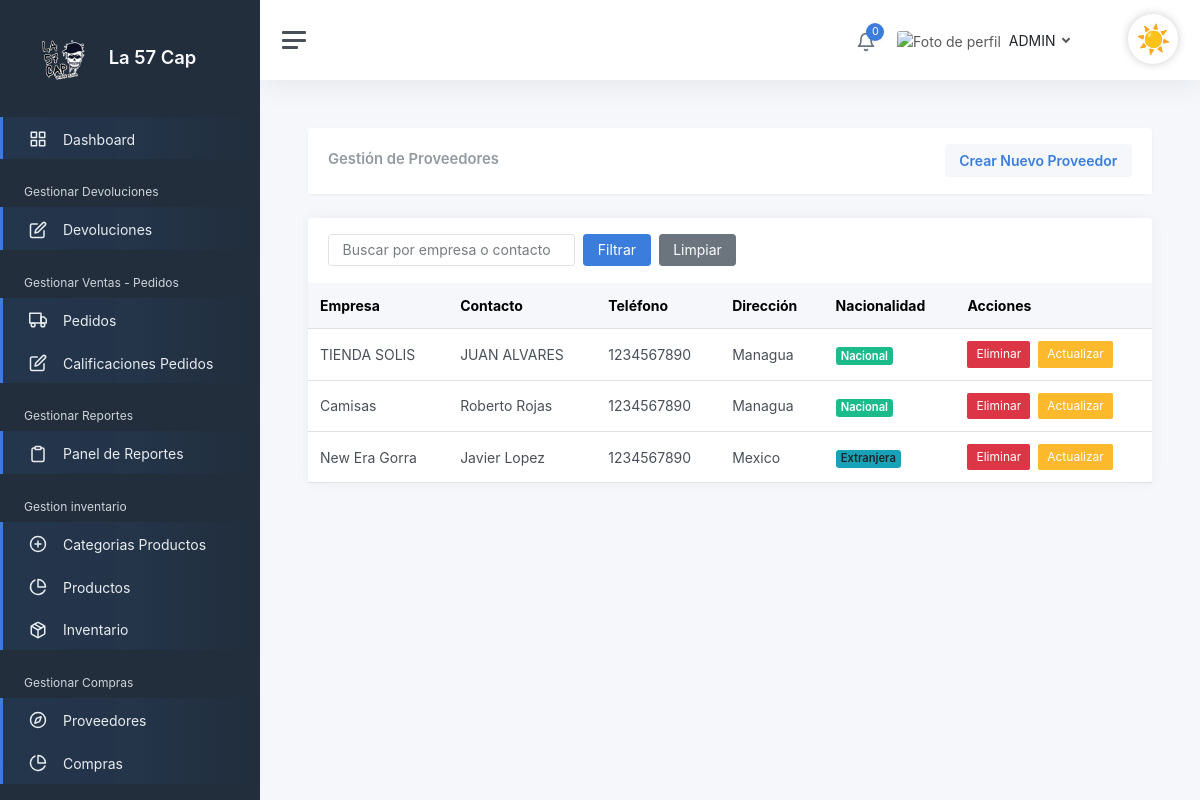
Screenshot of /admin/GestionarProveedores (signed in) with the database file from the repository.
### tables this page shows
CREATE TABLE `proveedores`  (
  `idProveedores` int(0) NOT NULL AUTO_INCREMENT,
  `nombre_empresa` varchar(100) NULL DEFAULT NULL,
  `contacto` varchar(100) NULL DEFAULT NULL,
  `telefono` varchar(20) NULL DEFAULT NULL,
  `direccion` varchar(200) NULL DEFAULT NULL,
  `nacionalidad` varchar(255) NULL DEFAULT NULL,
  `eliminado` tinyint(0) NULL DEFAULT 0,
  PRIMARY KEY (`idProveedores`) USING BTREE
);

### views/Admin/proveedores/GestionProveedores.php (the view, shortened to what the rows shown need)
<div class="card shadow-sm border-0">
    <div class="card-header text-white">
        <div class="row align-items-center">
            <div class="col">
                <h2 class="card-title mb-0">Gestión de Proveedores</h2>
            </div>
        </div>
    </div>
</div>
<div class="card mt-3">
    <div class="table-responsive">
        <table class="table table-hover mb-0">
            <thead class="table-light">
                <tr>
                    <th>Empresa</th>
                    <th>Contacto</th>
                    <th>Teléfono</th>
                    <th>Dirección</th>
                    <th>Nacionalidad</th>
                    <th>Acciones</th>
                </tr>
            </thead>
            <tbody>
                <?php if (!empty($proveedores)): ?>
                    <?php foreach ($proveedores as $proveedor): ?>
                        <tr>
                            <td><?php echo $proveedor->nombre_empresa ?? '—'; ?></td>
                            <td><?php echo $proveedor->contacto ?? '—'; ?></td>
                            <td><?php echo $proveedor->telefono ?? '—'; ?></td>
                            <td><?php echo $proveedor->direccion ?? '—'; ?></td>
                            <td>
                                <?php
                                if (trim($proveedor->nacionalidad) == 'nacional') {
                                    echo '<span class="badge bg-success">Nacional</span>';
                                } elseif (trim($proveedor->nacionalidad) == 'extranjera' ) {
                                    echo '<span class="badge bg-info text-dark">Extranjera</span>';
                                } else {
                                    echo '<span class="badge bg-secondary">No especificada</span>';
                                }
                                ?>
                            </td>
                            <td>
                                <div class="d-flex gap-2">
                                    <form action="/admin/EliminarProveedor" method="POST" class="d-inline">
                                        <input type="submit" class="btn btn-sm btn-danger" value="Eliminar">
                                    </form>
                                    <a href="/admin/ActualizarProveedor?id=<?php echo $proveedor->idProveedores; ?>"
                                        class="btn btn-sm btn-warning">Actualizar</a>
                                </div>
                            </td>
                        </tr>
                    <?php endforeach; ?>
                <?php else: ?>
                    <tr>
                        <td colspan="6" class="text-center text-muted">No se encontraron proveedores.</td>
                    </tr>
                <?php endif; ?>
            </tbody>
        </table>
    </div>
</div>

### rows the page displays
proveedores: nombre_empresa "TIENDA SOLIS", contacto "JUAN ALVARES", telefono "1234567890", direccion "Managua", nacionalidad "Nacional"
proveedores: nombre_empresa "Camisas", contacto "Roberto Rojas", telefono "1234567890", direccion "Managua", nacionalidad "Nacional"
proveedores: nombre_empresa "New Era Gorra", contacto "Javier Lopez", telefono "1234567890", direccion "Mexico", nacionalidad "Extranjera"

### other values shown
count(Notificacion::obtenerPorUsuario($_SESSION['id'])) "0"
$nombreUsuario "ADMIN"
